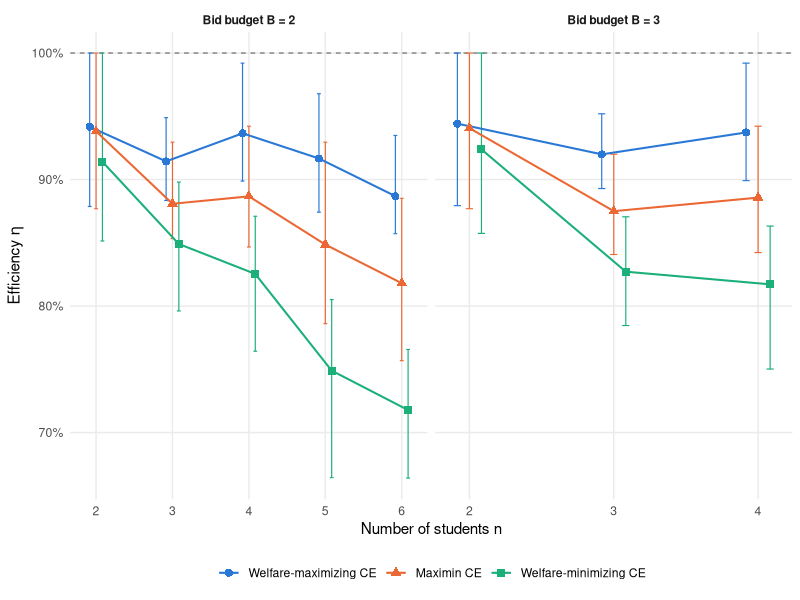
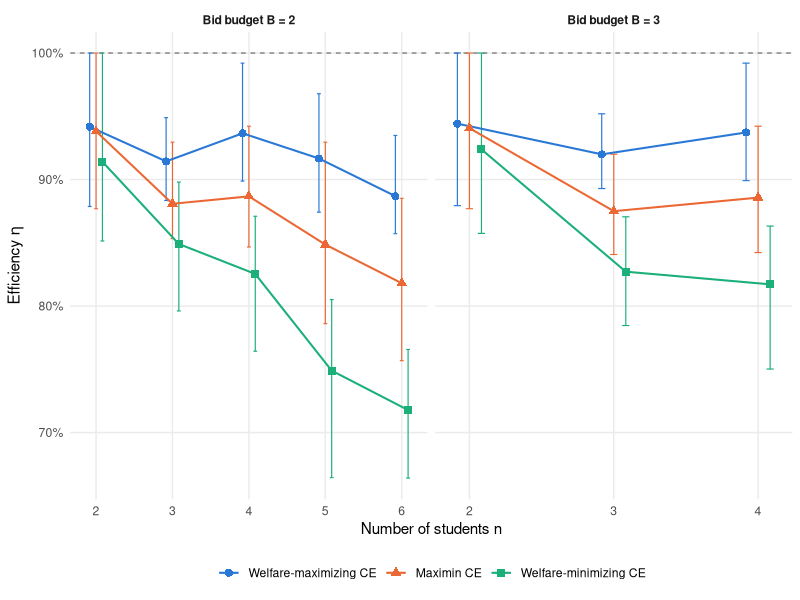
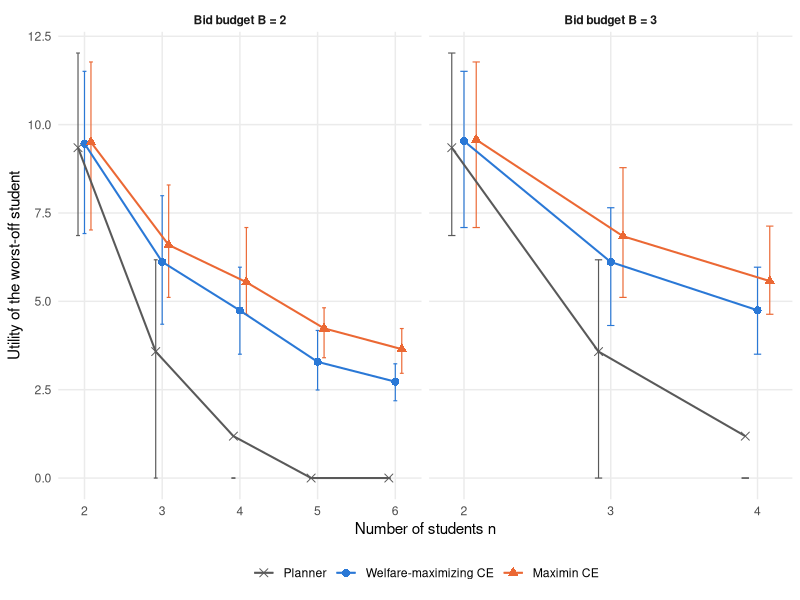
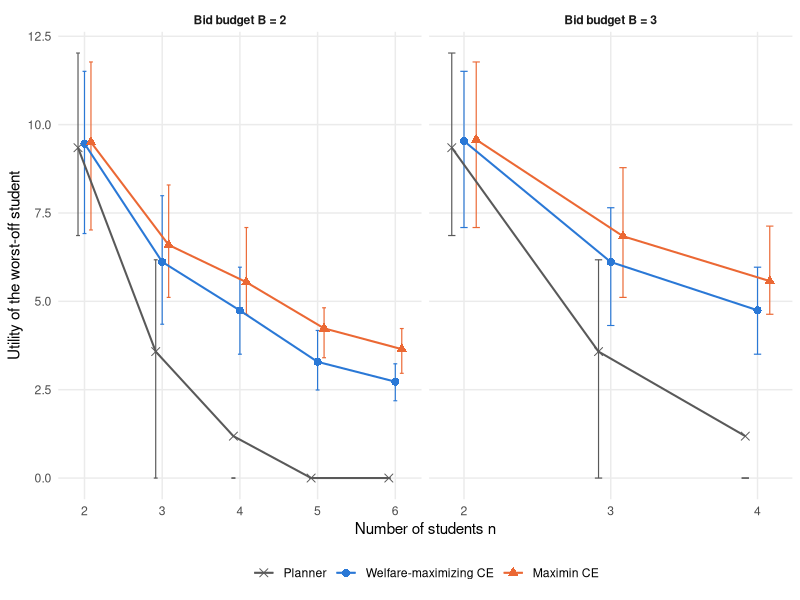
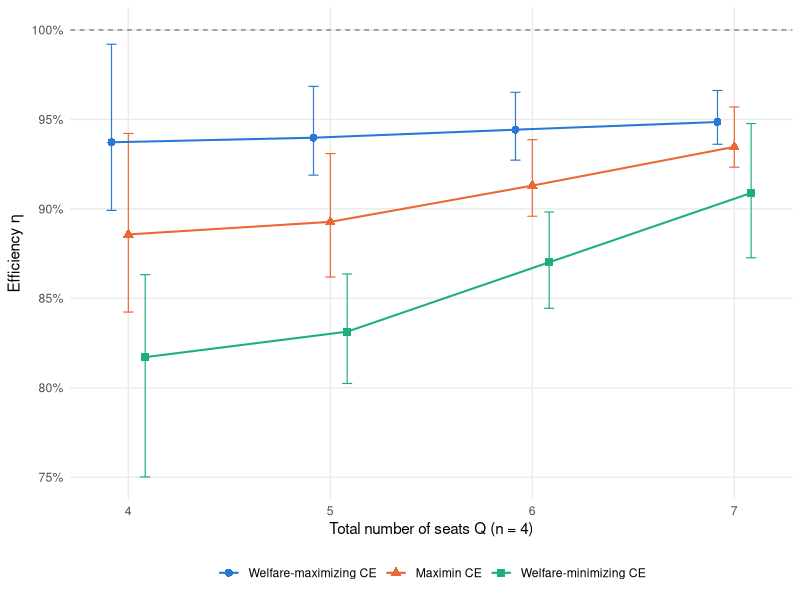
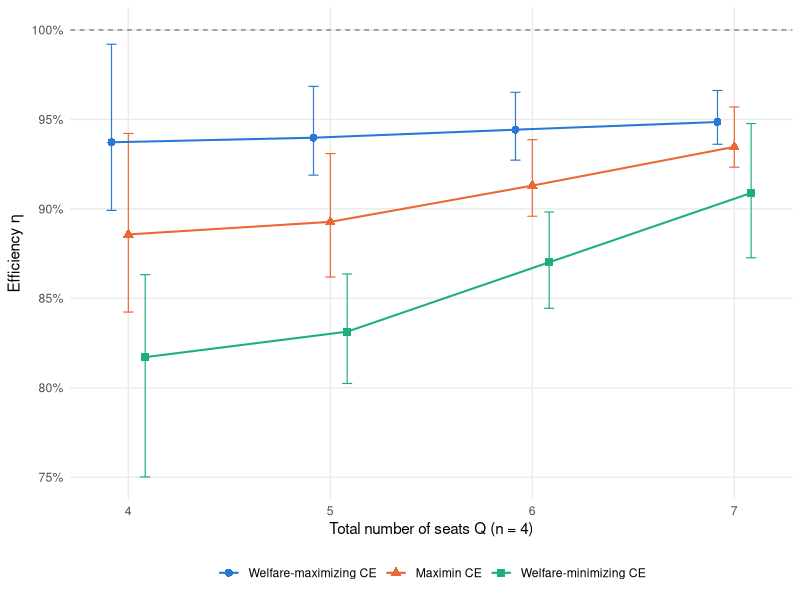
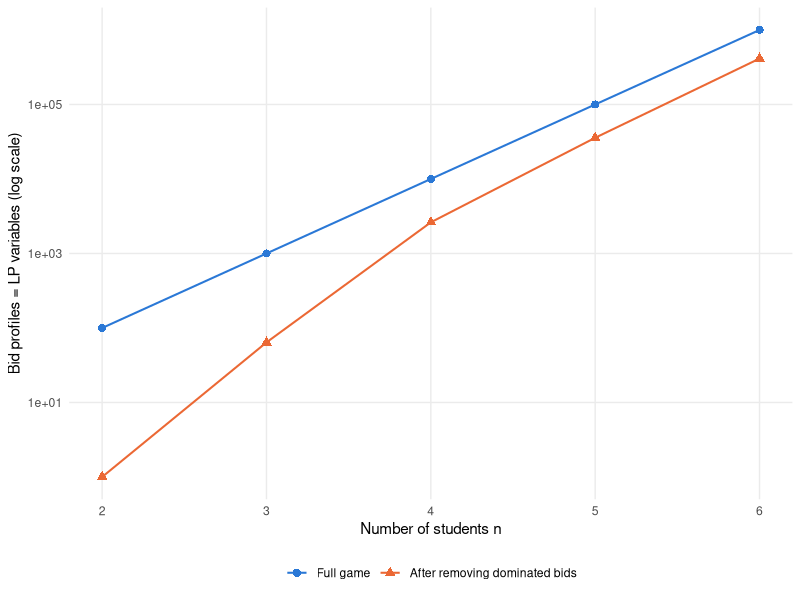
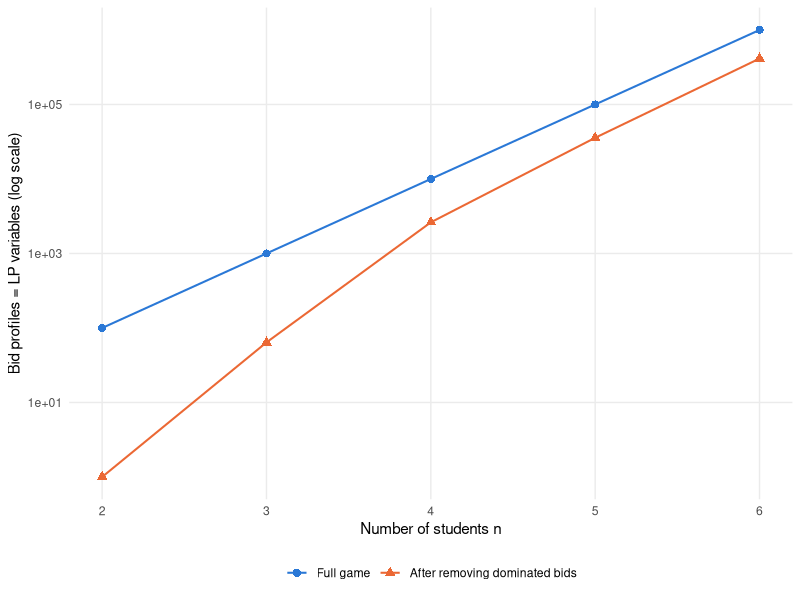

These charts were generated, in order, by the following R code:
# =====================================================================
# 04  Figures for Chapter 9 (reads results/scaling.csv from 03_scaling.R)
#     Saves PDF (for LaTeX) and PNG (preview) to figures/
# =====================================================================
suppressPackageStartupMessages(library(ggplot2))

d <- read.csv("results/scaling.csv")
d$eff_best  <- d$W_best    / d$z_lp
d$eff_mm    <- d$W_maximin / d$z_lp
d$eff_worst <- d$W_worst   / d$z_lp

pal <- c("#2a78d6", "#eb6834", "#1baf7a")
shp <- c(16, 17, 15)
theme_thesis <- theme_minimal(base_size = 11) +
  theme(panel.grid.minor = element_blank(), legend.position = "bottom",
        legend.title = element_blank(), strip.text = element_text(face = "bold"))

# mean and interquartile range across seeds
summ <- function(df, x, cols, labels) {
  out <- do.call(rbind, lapply(seq_along(cols), function(k) {
    a <- aggregate(df[[cols[k]]], list(series = df$series, x = df[[x]]),
                   function(v) c(mean = mean(v, na.rm = TRUE),
                                 lo = unname(quantile(v, .25, na.rm = TRUE)),
                                 hi = unname(quantile(v, .75, na.rm = TRUE))))
    data.frame(series = a$series, x = a$x, as.data.frame(a[[3]]), measure = labels[k])
  }))
  out$measure <- factor(out$measure, levels = labels)
  out
}
save_fig <- function(p, name, w = 8, h = 4) {
  ggsave(file.path("figures", paste0(name, ".pdf")), p, width = w, height = h)
  ggsave(file.path("figures", paste0(name, ".png")), p, width = w, height = h, dpi = 150, bg = "white")
}
dodge <- position_dodge(width = .25)   # avoids overlapping error bars
eff_plot <- function(e, xlab) {
  ggplot(e, aes(x, mean, colour = measure, shape = measure)) +
    geom_hline(yintercept = 1, linetype = "dashed", colour = "grey40", linewidth = .4) +
    geom_errorbar(aes(ymin = lo, ymax = hi), width = .15, linewidth = .4, position = dodge) +
    geom_line(linewidth = .7, position = dodge) + geom_point(size = 2.4, position = dodge) +
    scale_colour_manual(values = pal) + scale_shape_manual(values = shp) +
    scale_y_continuous(labels = function(v) paste0(round(100 * v), "%")) +
    labs(x = xlab, y = expression("Efficiency " * eta)) + theme_thesis
}
lv_eff <- c("Welfare-maximizing CE", "Maximin CE", "Welfare-minimizing CE")

# --- Figure: efficiency against number of students --------------------
st <- subset(d, series %in% c("students_B2", "students_B3"))
st$series <- ifelse(st$series == "students_B2", "Bid budget B = 2", "Bid budget B = 3")
p1 <- eff_plot(summ(st, "n", c("eff_best", "eff_mm", "eff_worst"), lv_eff), "Number of students n") +
  facet_wrap(~ series, scales = "free_x") + scale_x_continuous(breaks = 2:6)
save_fig(p1, "fig_efficiency_students")

# --- Figure: worst-off student against number of students -------------
lv_min <- c("Planner", "Welfare-maximizing CE", "Maximin CE")
u <- summ(st, "n", c("planner_min", "best_min", "t_maximin"), lv_min)
p2 <- ggplot(u, aes(x, mean, colour = measure, shape = measure)) +
  geom_errorbar(aes(ymin = lo, ymax = hi), width = .15, linewidth = .4, position = dodge) +
  geom_line(linewidth = .7, position = dodge) + geom_point(size = 2.4, position = dodge) +
  facet_wrap(~ series, scales = "free_x") + scale_x_continuous(breaks = 2:6) +
  scale_colour_manual(values = c("grey35", pal[1:2])) + scale_shape_manual(values = c(4, 16, 17)) +
  labs(x = "Number of students n", y = "Utility of the worst-off student") + theme_thesis
save_fig(p2, "fig_minutility_students")

# --- Figure: efficiency against total capacity ------------------------
ca <- subset(d, series == "capacity"); ca$series <- "Capacity"
p3 <- eff_plot(summ(ca, "Q", c("eff_best", "eff_mm", "eff_worst"), lv_eff),
               "Total number of seats Q (n = 4)") + scale_x_continuous(breaks = sort(unique(ca$Q)))
save_fig(p3, "fig_efficiency_capacity", w = 5, h = 4)

# --- Figure: LP size and solver time (B = 2 series), two separate panels
cb <- subset(d, series == "students_B2")
sz <- rbind(data.frame(n = cb$n, what = "Full game", v = cb$A_full),
            data.frame(n = cb$n, what = "After removing dominated bids", v = cb$A_red))
sz <- aggregate(v ~ n + what, sz, median)
sz$what <- factor(sz$what, levels = c("Full game", "After removing dominated bids"))
p4 <- ggplot(sz, aes(n, v, colour = what, shape = what)) +
  geom_line(linewidth = .7) + geom_point(size = 2.4) + scale_y_log10() +
  scale_colour_manual(values = pal[1:2]) + scale_shape_manual(values = shp[1:2]) +
  labs(x = "Number of students n", y = "Bid profiles = LP variables (log scale)") + theme_thesis
save_fig(p4, "fig_lpsize_students", w = 4.5, h = 4)

rt <- rbind(data.frame(n = cb$n, what = "Welfare-maximizing CE", v = cb$t_best),
            data.frame(n = cb$n, what = "Maximin CE", v = cb$t_mm))
rt <- aggregate(v ~ n + what, rt, median)
rt$what <- factor(rt$what, levels = c("Welfare-maximizing CE", "Maximin CE"))
p5 <- ggplot(rt, aes(n, v, colour = what, shape = what)) +
  geom_line(linewidth = .7) + geom_point(size = 2.4) + scale_y_log10() +
  scale_colour_manual(values = pal[1:2]) + scale_shape_manual(values = shp[1:2]) +
  labs(x = "Number of students n", y = "Solver time in seconds (log scale)") + theme_thesis
save_fig(p5, "fig_runtime_students", w = 4.5, h = 4)

cat("Saved figures to figures/\n")
